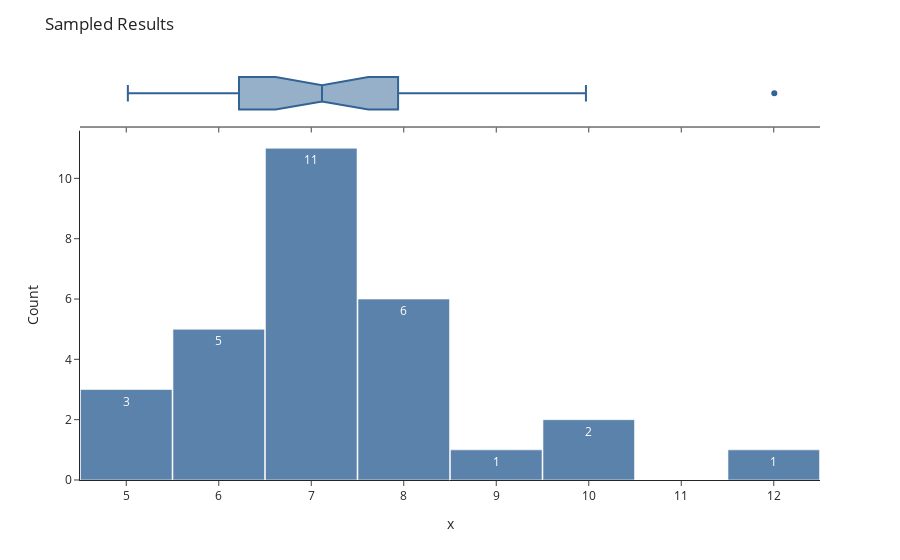

Notebook code for this chart:
### Code cell
fig = px.histogram(music_data, x= np.log(music_data["Total Likes"]), text_auto=True, opacity=0.8, marginal="box", template = 'simple_white',
color_discrete_sequence = ['#316395'])
                   #log_y=True, marginal="rug")

fig.update_layout(
    title_text='Sampled Results', # title of plot
   # xaxis_title_text='Value', # xaxis label
    yaxis_title_text='Count', # yaxis label
    bargap=0.01, # gap between bars of adjacent location coordinates
    #bargroupgap=0.1 # gap between bars of the same location coordinates
    hoverlabel=dict(
        bgcolor="white",
        font_size=20,
        font_family="Rockwell"
    )
)


fig.show()

### Figure 1 — Plotly figure (JSON) as saved in the notebook; plotly's stock layout.template omitted (floating-point values rounded to 4 significant figures)
{"data": [{"alignmentgroup": "True", "bingroup": "x", "hovertemplate": "x=%{x}<br>count=%{y}<extra></extra>", "legendgroup": "", "marker": {"color": "#316395", "opacity": 0.8, "pattern": {"shape": ""}}, "name": "", "offsetgroup": "", "orientation": "v", "showlegend": false, "texttemplate": "%{value}", "type": "histogram", "x": [9.638, 7.579, 7.467, 7.883, 7.839, 5.46, 7.196, 7.229, 9.327, 5.93, 6.736, 8.204, 7.032, 6.645, 8.326, 6.762, 5.903, 12.01, 6.938, 5.545, 5.338, 7.261, 7.116, 5.017, 8.105, 6.315, 6.522, 9.97, 5.697], "xaxis": "x", "yaxis": "y"}, {"alignmentgroup": "True", "hovertemplate": "x=%{x}<extra></extra>", "legendgroup": "", "marker": {"color": "#316395"}, "name": "", "notched": true, "offsetgroup": "", "showlegend": false, "type": "box", "x": [9.638, 7.579, 7.467, 7.883, 7.839, 5.46, 7.196, 7.229, 9.327, 5.93, 6.736, 8.204, 7.032, 6.645, 8.326, 6.762, 5.903, 12.01, 6.938, 5.545, 5.338, 7.261, 7.116, 5.017, 8.105, 6.315, 6.522, 9.97, 5.697], "xaxis": "x2", "yaxis": "y2"}], "layout": {"bargap": 0.01, "barmode": "relative", "hoverlabel": {"bgcolor": "white", "font": {"family": "Rockwell", "size": 20}}, "legend": {"tracegroupgap": 0}, "margin": {"t": 60}, "title": {"text": "Sampled Results"}, "xaxis": {"anchor": "y", "domain": [0, 1], "title": {"text": "x"}}, "xaxis2": {"anchor": "y2", "domain": [0, 1], "matches": "x", "showticklabels": false}, "yaxis": {"anchor": "x", "domain": [0, 0.8316], "title": {"text": "Count"}}, "yaxis2": {"anchor": "x2", "domain": [0.8416, 1], "matches": "y2", "showline": false, "showticklabels": false, "ticks": ""}}}
